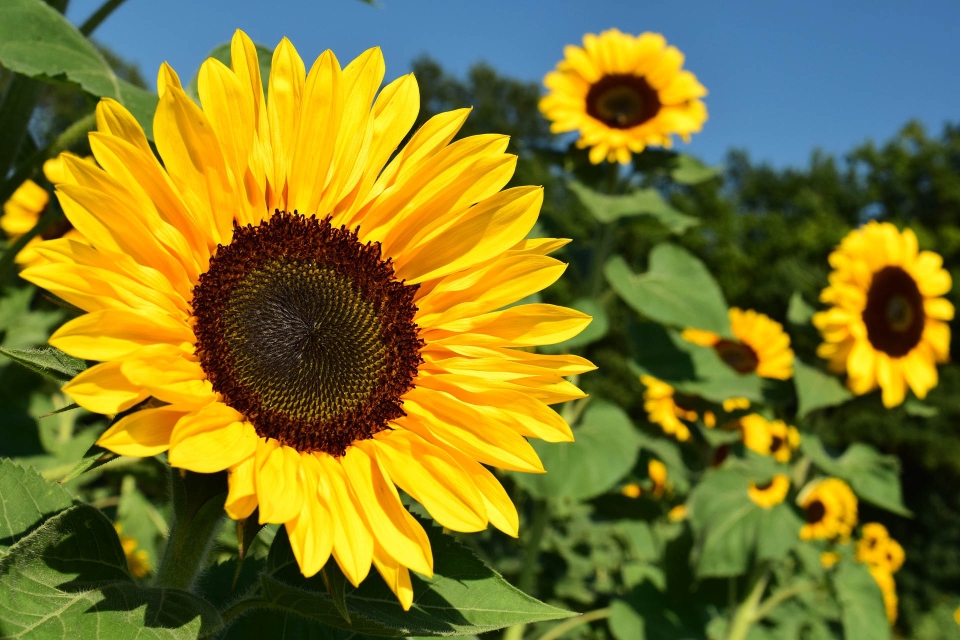
#> input picture Imagen_Binaria/girasoles2.jpg, 1920 x 1280 px (shown at 1/2 size)
$ python img_binaria.py
#> lines starting #> are read from the running program, lines starting #| are printed output that depends on the picture; after the words box and inside, x2 and y2 are one past the last pixel; in counts of white or black regions, pixels touching at a corner belong together
import cv2

imagen2 = cv2.imread('girasoles2.jpg')
#> imagen2 is the input picture: shape (1280, 1920, 3); mean B, G, R 40.1, 120.3, 125.8

alto, largo = imagen2.shape[:2]
#> alto = 1280; largo = 1920

for y in range(100,300):
    for x in range(100,300):
        b,g,r = imagen2[y,x]
        if r>182 and r<=255 and g>115 and g<247 and b>=0 and b<50:
            imagen2[y,x] = 255,255,255
        else:
            imagen2[y,x] = 0,0,0
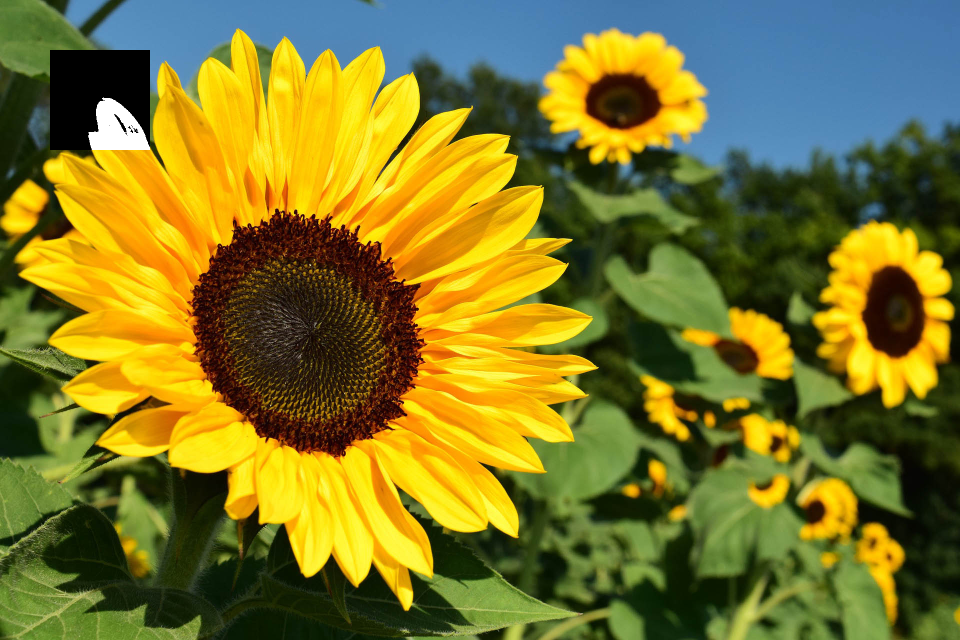
#> imagen2: shape (1280, 1920, 3) (shown at 1/2 size); 1.63% of pixels changed, all inside (x1, y1, x2, y2) = (100, 100, 300, 300)

imagen = cv2.imread('girasoles2.jpg')
cv2.imshow('Girasoles',imagen)
cv2.imshow('Girasoles binario',imagen2)

cv2.waitKey(0)
cv2.destroyAllWindows()

$ run again, with Imagen_Binaria/tulipanes.jpg copied over Imagen_Binaria/girasoles2.jpg
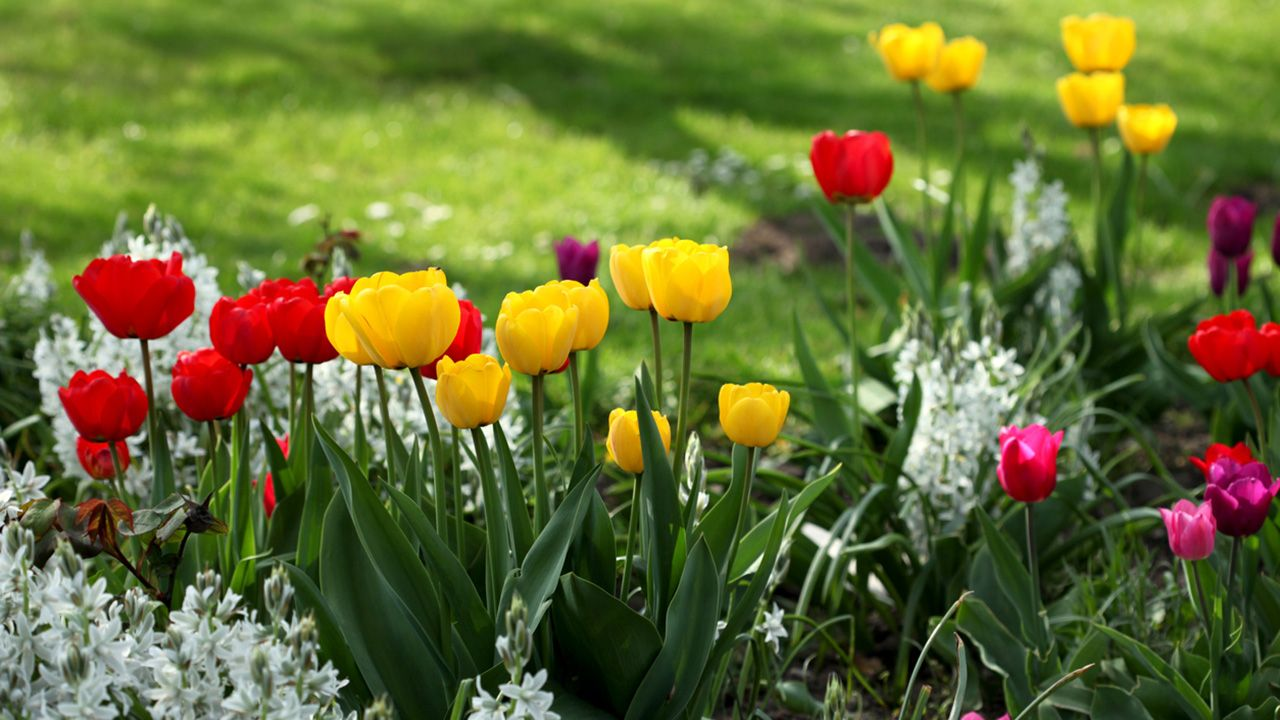
#> input picture Imagen_Binaria/tulipanes.jpg, 1280 x 720 px
#> imagen2 is the input picture: shape (720, 1280, 3); mean B, G, R 51.8, 110.5, 102.4
#> after the loop `for y in range(100,300):`:
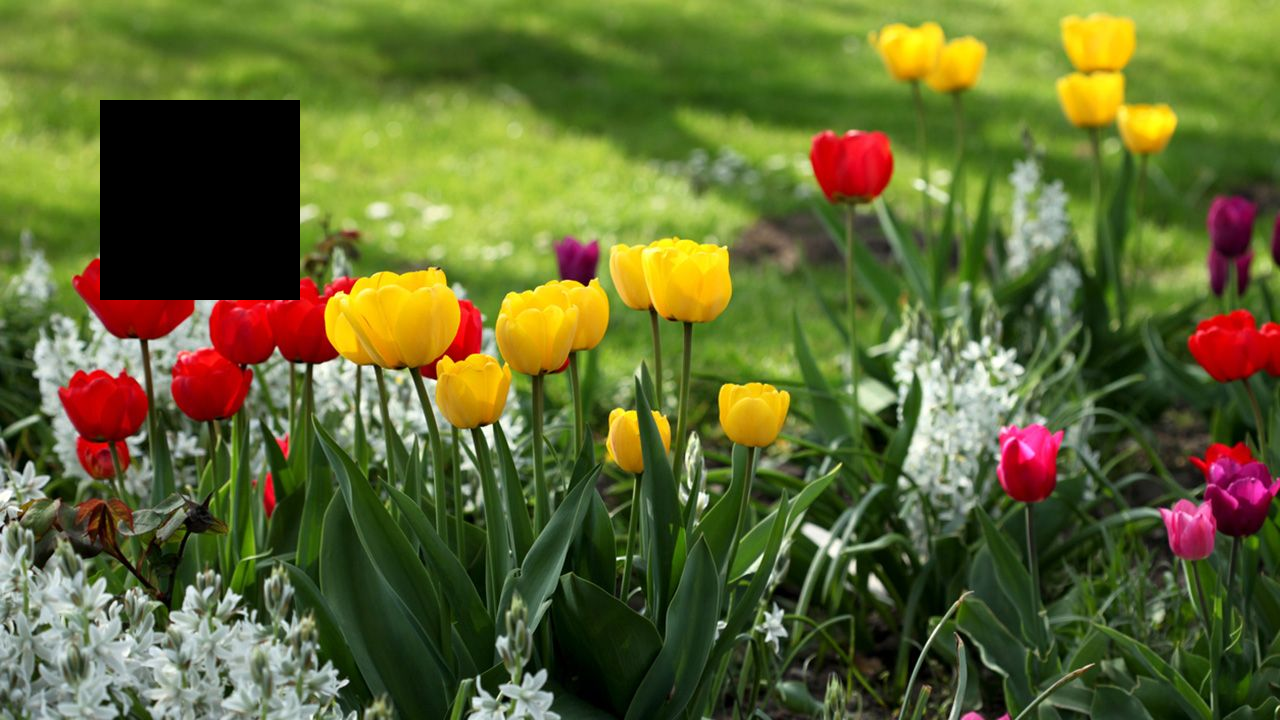
#> imagen2: shape (720, 1280, 3); 4.34% of pixels changed, all inside (x1, y1, x2, y2) = (100, 100, 300, 300)
